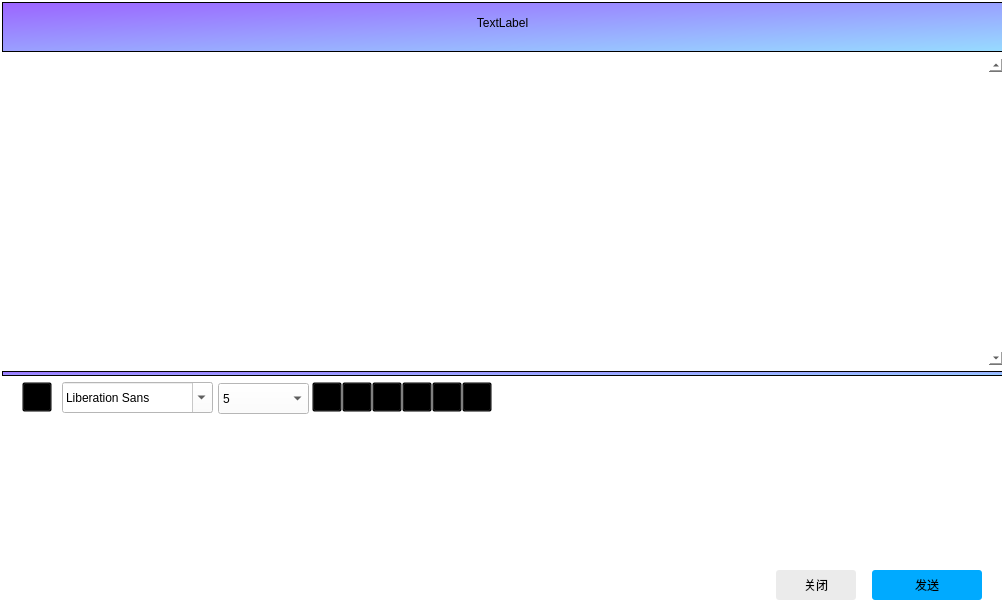
<?xml version="1.0" encoding="UTF-8"?>
<ui version="4.0">
 <class>TalkWindow</class>
 <widget class="QWidget" name="TalkWindow">
  <property name="geometry">
   <rect>
    <x>0</x>
    <y>0</y>
    <width>1006</width>
    <height>616</height>
   </rect>
  </property>
  <property name="windowTitle">
   <string>Form</string>
  </property>
  <property name="styleSheet">
   <string notr="true"/>
  </property>
  <widget class="QWidget" name="widget_2" native="true">
   <property name="geometry">
    <rect>
     <x>0</x>
     <y>0</y>
     <width>1006</width>
     <height>616</height>
    </rect>
   </property>
   <property name="styleSheet">
    <string notr="true">background:transparent;
background-color: rgb(255, 255, 255);
</string>
   </property>
   <widget class="QWidget" name="widget" native="true">
    <property name="geometry">
     <rect>
      <x>2</x>
      <y>2</y>
      <width>1000</width>
      <height>610</height>
     </rect>
    </property>
    <property name="styleSheet">
     <string notr="true">background-color: rgb(255, 255, 255);</string>
    </property>
    <widget class="QWidget" name="horizontalLayoutWidget">
     <property name="geometry">
      <rect>
       <x>0</x>
       <y>0</y>
       <width>1001</width>
       <height>611</height>
      </rect>
     </property>
     <layout class="QHBoxLayout" name="horizontalLayout" stretch="0">
      <item>
       <layout class="QVBoxLayout" name="verticalLayout" stretch="1,11">
        <item>
         <layout class="QVBoxLayout" name="verticalLayout_5" stretch="1">
          <item>
           <widget class="QFrame" name="frame">
            <property name="styleSheet">
             <string notr="true">background-color: qlineargradient(spread:pad, x1:0, y1:0, x2:1, y2:1, stop:0 rgba(156, 100, 255, 255), stop:1 rgba(151, 220, 255, 255));</string>
            </property>
            <property name="frameShape">
             <enum>QFrame::StyledPanel</enum>
            </property>
            <property name="frameShadow">
             <enum>QFrame::Raised</enum>
            </property>
            <widget class="QLabel" name="name">
             <property name="geometry">
              <rect>
               <x>420</x>
               <y>0</y>
               <width>161</width>
               <height>41</height>
              </rect>
             </property>
             <property name="styleSheet">
              <string notr="true">background:transparent;
font: 16pt &quot;黑体&quot;;</string>
             </property>
             <property name="text">
              <string>TextLabel</string>
             </property>
             <property name="alignment">
              <set>Qt::AlignCenter</set>
             </property>
            </widget>
            <widget class="QPushButton" name="hide">
             <property name="geometry">
              <rect>
               <x>920</x>
               <y>0</y>
               <width>38</width>
               <height>38</height>
              </rect>
             </property>
             <property name="styleSheet">
              <string notr="true">QPushButton{background-color:transparent;font: 18pt &quot;楷体_GB2312&quot;;border-radius: 3px; color: rgb(255, 255, 255);}
QPushButton:hover { background-color: rgb(255, 100, 100); }</string>
             </property>
             <property name="text">
              <string/>
             </property>
             <property name="icon">
              <iconset resource="image.qrc">
               <normaloff>:/image/min.png</normaloff>:/image/min.png</iconset>
             </property>
             <property name="iconSize">
              <size>
               <width>30</width>
               <height>30</height>
              </size>
             </property>
             <property name="flat">
              <bool>true</bool>
             </property>
            </widget>
            <widget class="QPushButton" name="close">
             <property name="geometry">
              <rect>
               <x>959</x>
               <y>0</y>
               <width>38</width>
               <height>38</height>
              </rect>
             </property>
             <property name="styleSheet">
              <string notr="true">QPushButton{background-color:transparent;font: 18pt &quot;楷体_GB2312&quot;;border-radius: 3px; color: rgb(255, 255, 255);}
QPushButton:hover { background-color: rgb(255, 100, 100); }</string>
             </property>
             <property name="text">
              <string/>
             </property>
             <property name="icon">
              <iconset resource="image.qrc">
               <normaloff>:/image/close.png</normaloff>:/image/close.png</iconset>
             </property>
             <property name="iconSize">
              <size>
               <width>30</width>
               <height>30</height>
              </size>
             </property>
             <property name="flat">
              <bool>false</bool>
             </property>
            </widget>
           </widget>
          </item>
         </layout>
        </item>
        <item>
         <layout class="QVBoxLayout" name="verticalLayout_4" stretch="70,1,10,30,10">
          <item>
           <widget class="QTextBrowser" name="msgBrowser">
            <property name="styleSheet">
             <string notr="true">background-color: rgba(255, 255, 255, 100%);
background:transparent;border-width:0;border-style:outset

</string>
            </property>
            <property name="frameShadow">
             <enum>QFrame::Raised</enum>
            </property>
            <property name="verticalScrollBarPolicy">
             <enum>Qt::ScrollBarAlwaysOn</enum>
            </property>
            <property name="horizontalScrollBarPolicy">
             <enum>Qt::ScrollBarAsNeeded</enum>
            </property>
            <property name="html">
             <string>&lt;!DOCTYPE HTML PUBLIC &quot;-//W3C//DTD HTML 4.0//EN&quot; &quot;http://www.w3.org/TR/REC-html40/strict.dtd&quot;&gt;
&lt;html&gt;&lt;head&gt;&lt;meta name=&quot;qrichtext&quot; content=&quot;1&quot; /&gt;&lt;style type=&quot;text/css&quot;&gt;
p, li { white-space: pre-wrap; }
&lt;/style&gt;&lt;/head&gt;&lt;body style=&quot; font-family:'SimSun'; font-size:9pt; font-weight:400; font-style:normal;&quot;&gt;
&lt;p style=&quot;-qt-paragraph-type:empty; margin-top:0px; margin-bottom:0px; margin-left:0px; margin-right:0px; -qt-block-indent:0; text-indent:0px;&quot;&gt;&lt;br /&gt;&lt;/p&gt;&lt;/body&gt;&lt;/html&gt;</string>
            </property>
           </widget>
          </item>
          <item>
           <widget class="QFrame" name="frame_2">
            <property name="enabled">
             <bool>true</bool>
            </property>
            <property name="styleSheet">
             <string notr="true">
background-color: qlineargradient(spread:pad, x1:0, y1:0, x2:1, y2:1, stop:0 rgba(156, 100, 255, 255), stop:1 rgba(151, 220, 255, 255));</string>
            </property>
            <property name="frameShape">
             <enum>QFrame::StyledPanel</enum>
            </property>
            <property name="frameShadow">
             <enum>QFrame::Raised</enum>
            </property>
            <property name="lineWidth">
             <number>15</number>
            </property>
           </widget>
          </item>
          <item>
           <widget class="QWidget" name="widget_4" native="true">
            <property name="styleSheet">
             <string notr="true">background-color: rgb(255, 255, 255);
border-color: rgb(0, 0, 0);</string>
            </property>
            <widget class="QToolButton" name="toolButton_3">
             <property name="geometry">
              <rect>
               <x>20</x>
               <y>0</y>
               <width>30</width>
               <height>30</height>
              </rect>
             </property>
             <property name="toolTip">
              <string>表情</string>
             </property>
             <property name="styleSheet">
              <string notr="true">background:transparent;</string>
             </property>
             <property name="text">
              <string>...</string>
             </property>
             <property name="icon">
              <iconset resource="image.qrc">
               <normaloff>:/image/expression.png</normaloff>:/image/expression.png</iconset>
             </property>
            </widget>
            <widget class="QFontComboBox" name="fontCbx">
             <property name="geometry">
              <rect>
               <x>60</x>
               <y>0</y>
               <width>151</width>
               <height>31</height>
              </rect>
             </property>
             <property name="toolTip">
              <string>字体</string>
             </property>
            </widget>
            <widget class="QComboBox" name="sizeCbx">
             <property name="geometry">
              <rect>
               <x>216</x>
               <y>1</y>
               <width>91</width>
               <height>31</height>
              </rect>
             </property>
             <property name="toolTip">
              <string>字体大小</string>
             </property>
             <item>
              <property name="text">
               <string>5</string>
              </property>
             </item>
             <item>
              <property name="text">
               <string>6</string>
              </property>
             </item>
             <item>
              <property name="text">
               <string>7</string>
              </property>
             </item>
             <item>
              <property name="text">
               <string>8</string>
              </property>
             </item>
             <item>
              <property name="text">
               <string>9</string>
              </property>
             </item>
             <item>
              <property name="text">
               <string>10</string>
              </property>
             </item>
             <item>
              <property name="text">
               <string>11</string>
              </property>
             </item>
             <item>
              <property name="text">
               <string>12</string>
              </property>
             </item>
             <item>
              <property name="text">
               <string>13</string>
              </property>
             </item>
             <item>
              <property name="text">
               <string>14</string>
              </property>
             </item>
             <item>
              <property name="text">
               <string>16</string>
              </property>
             </item>
             <item>
              <property name="text">
               <string>18</string>
              </property>
             </item>
             <item>
              <property name="text">
               <string>20</string>
              </property>
             </item>
             <item>
              <property name="text">
               <string>22</string>
              </property>
             </item>
             <item>
              <property name="text">
               <string>24</string>
              </property>
             </item>
             <item>
              <property name="text">
               <string>26</string>
              </property>
             </item>
             <item>
              <property name="text">
               <string>28</string>
              </property>
             </item>
            </widget>
            <widget class="QToolButton" name="boldTbtn">
             <property name="geometry">
              <rect>
               <x>310</x>
               <y>0</y>
               <width>30</width>
               <height>30</height>
              </rect>
             </property>
             <property name="toolTip">
              <string>&lt;html&gt;&lt;head/&gt;&lt;body&gt;&lt;p&gt;加粗&lt;/p&gt;&lt;/body&gt;&lt;/html&gt;</string>
             </property>
             <property name="styleSheet">
              <string notr="true">background:transparent;</string>
             </property>
             <property name="text">
              <string>...</string>
             </property>
             <property name="icon">
              <iconset resource="image.qrc">
               <normaloff>:/image/bold.png</normaloff>:/image/bold.png</iconset>
             </property>
             <property name="checkable">
              <bool>true</bool>
             </property>
             <property name="arrowType">
              <enum>Qt::NoArrow</enum>
             </property>
            </widget>
            <widget class="QToolButton" name="italicTbtn">
             <property name="geometry">
              <rect>
               <x>340</x>
               <y>0</y>
               <width>30</width>
               <height>30</height>
              </rect>
             </property>
             <property name="toolTip">
              <string>斜体</string>
             </property>
             <property name="styleSheet">
              <string notr="true">background:transparent;</string>
             </property>
             <property name="text">
              <string>...</string>
             </property>
             <property name="icon">
              <iconset resource="image.qrc">
               <normaloff>:/image/italic.png</normaloff>:/image/italic.png</iconset>
             </property>
             <property name="checkable">
              <bool>true</bool>
             </property>
            </widget>
            <widget class="QToolButton" name="underlineTbtn">
             <property name="geometry">
              <rect>
               <x>370</x>
               <y>0</y>
               <width>30</width>
               <height>30</height>
              </rect>
             </property>
             <property name="toolTip">
              <string>下划线</string>
             </property>
             <property name="styleSheet">
              <string notr="true">background:transparent;</string>
             </property>
             <property name="text">
              <string>...</string>
             </property>
             <property name="icon">
              <iconset resource="image.qrc">
               <normaloff>:/image/underline.png</normaloff>:/image/underline.png</iconset>
             </property>
             <property name="checkable">
              <bool>true</bool>
             </property>
            </widget>
            <widget class="QToolButton" name="colorTbtn">
             <property name="geometry">
              <rect>
               <x>400</x>
               <y>0</y>
               <width>30</width>
               <height>30</height>
              </rect>
             </property>
             <property name="toolTip">
              <string>字体颜色</string>
             </property>
             <property name="styleSheet">
              <string notr="true">background:transparent;</string>
             </property>
             <property name="text">
              <string>...</string>
             </property>
             <property name="icon">
              <iconset resource="image.qrc">
               <normaloff>:/image/color.png</normaloff>:/image/color.png</iconset>
             </property>
             <property name="checkable">
              <bool>false</bool>
             </property>
            </widget>
            <widget class="QToolButton" name="saveTbtn">
             <property name="geometry">
              <rect>
               <x>430</x>
               <y>0</y>
               <width>30</width>
               <height>30</height>
              </rect>
             </property>
             <property name="toolTip">
              <string>保存</string>
             </property>
             <property name="styleSheet">
              <string notr="true">background:transparent;</string>
             </property>
             <property name="text">
              <string>...</string>
             </property>
             <property name="icon">
              <iconset resource="image.qrc">
               <normaloff>:/image/save.png</normaloff>:/image/save.png</iconset>
             </property>
            </widget>
            <widget class="QToolButton" name="clearTbtn">
             <property name="geometry">
              <rect>
               <x>460</x>
               <y>0</y>
               <width>30</width>
               <height>30</height>
              </rect>
             </property>
             <property name="toolTip">
              <string>清空</string>
             </property>
             <property name="styleSheet">
              <string notr="true">background:transparent;</string>
             </property>
             <property name="text">
              <string>...</string>
             </property>
             <property name="icon">
              <iconset resource="image.qrc">
               <normaloff>:/image/clear.png</normaloff>:/image/clear.png</iconset>
             </property>
            </widget>
           </widget>
          </item>
          <item>
           <widget class="QTextEdit" name="msgTextEdit">
            <property name="styleSheet">
             <string notr="true">background-color: rgb(255, 255, 255);
background:transparent;border-width:0;border-style:outset</string>
            </property>
           </widget>
          </item>
          <item>
           <widget class="QWidget" name="widget_3" native="true">
            <widget class="QWidget" name="horizontalLayoutWidget_2">
             <property name="geometry">
              <rect>
               <x>0</x>
               <y>0</y>
               <width>995</width>
               <height>32</height>
              </rect>
             </property>
             <layout class="QHBoxLayout" name="horizontalLayout_2" stretch="10,1,0,0,0">
              <item>
               <spacer name="horizontalSpacer_2">
                <property name="orientation">
                 <enum>Qt::Horizontal</enum>
                </property>
                <property name="sizeHint" stdset="0">
                 <size>
                  <width>40</width>
                  <height>20</height>
                 </size>
                </property>
               </spacer>
              </item>
              <item>
               <widget class="QPushButton" name="close2">
                <property name="minimumSize">
                 <size>
                  <width>80</width>
                  <height>30</height>
                 </size>
                </property>
                <property name="styleSheet">
                 <string notr="true">QPushButton{
font: 10pt &quot;黑体&quot;;background-color:rgb(235, 235, 235);border-radius: 3px; color: rgb(0, 0, 0);}
QPushButton:hover { background-color: rgb(225, 225, 225); }</string>
                </property>
                <property name="text">
                 <string>关闭</string>
                </property>
               </widget>
              </item>
              <item>
               <spacer name="horizontalSpacer">
                <property name="orientation">
                 <enum>Qt::Horizontal</enum>
                </property>
                <property name="sizeHint" stdset="0">
                 <size>
                  <width>10</width>
                  <height>20</height>
                 </size>
                </property>
               </spacer>
              </item>
              <item>
               <widget class="QPushButton" name="pushButton">
                <property name="minimumSize">
                 <size>
                  <width>110</width>
                  <height>30</height>
                 </size>
                </property>
                <property name="styleSheet">
                 <string notr="true">QPushButton{font: 10pt &quot;黑体&quot;;background-color:rgb(0, 170, 255);border-radius: 3px; color: rgb(0, 0, 0);}
QPushButton:hover { background-color: rgb(0, 150, 255); }</string>
                </property>
                <property name="text">
                 <string>发送</string>
                </property>
               </widget>
              </item>
              <item>
               <spacer name="horizontalSpacer_3">
                <property name="orientation">
                 <enum>Qt::Horizontal</enum>
                </property>
                <property name="sizeHint" stdset="0">
                 <size>
                  <width>15</width>
                  <height>20</height>
                 </size>
                </property>
               </spacer>
              </item>
             </layout>
             <zorder>pushButton</zorder>
             <zorder>close2</zorder>
             <zorder>horizontalSpacer</zorder>
             <zorder>horizontalSpacer_3</zorder>
             <zorder>horizontalSpacer_2</zorder>
            </widget>
           </widget>
          </item>
         </layout>
        </item>
       </layout>
      </item>
     </layout>
    </widget>
   </widget>
  </widget>
 </widget>
 <resources>
  <include location="image.qrc"/>
 </resources>
 <connections/>
</ui>
